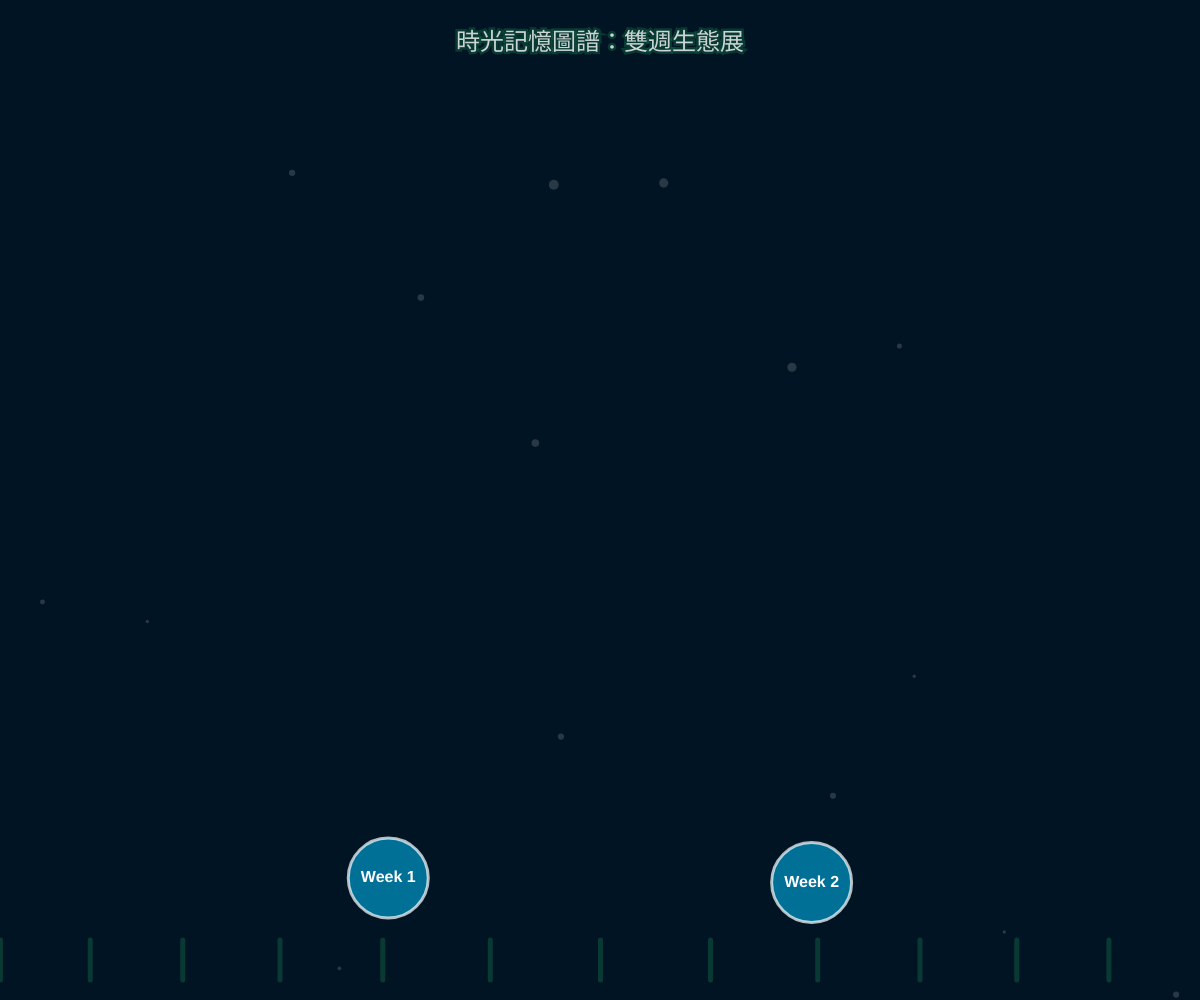
Frame 1 (no input)
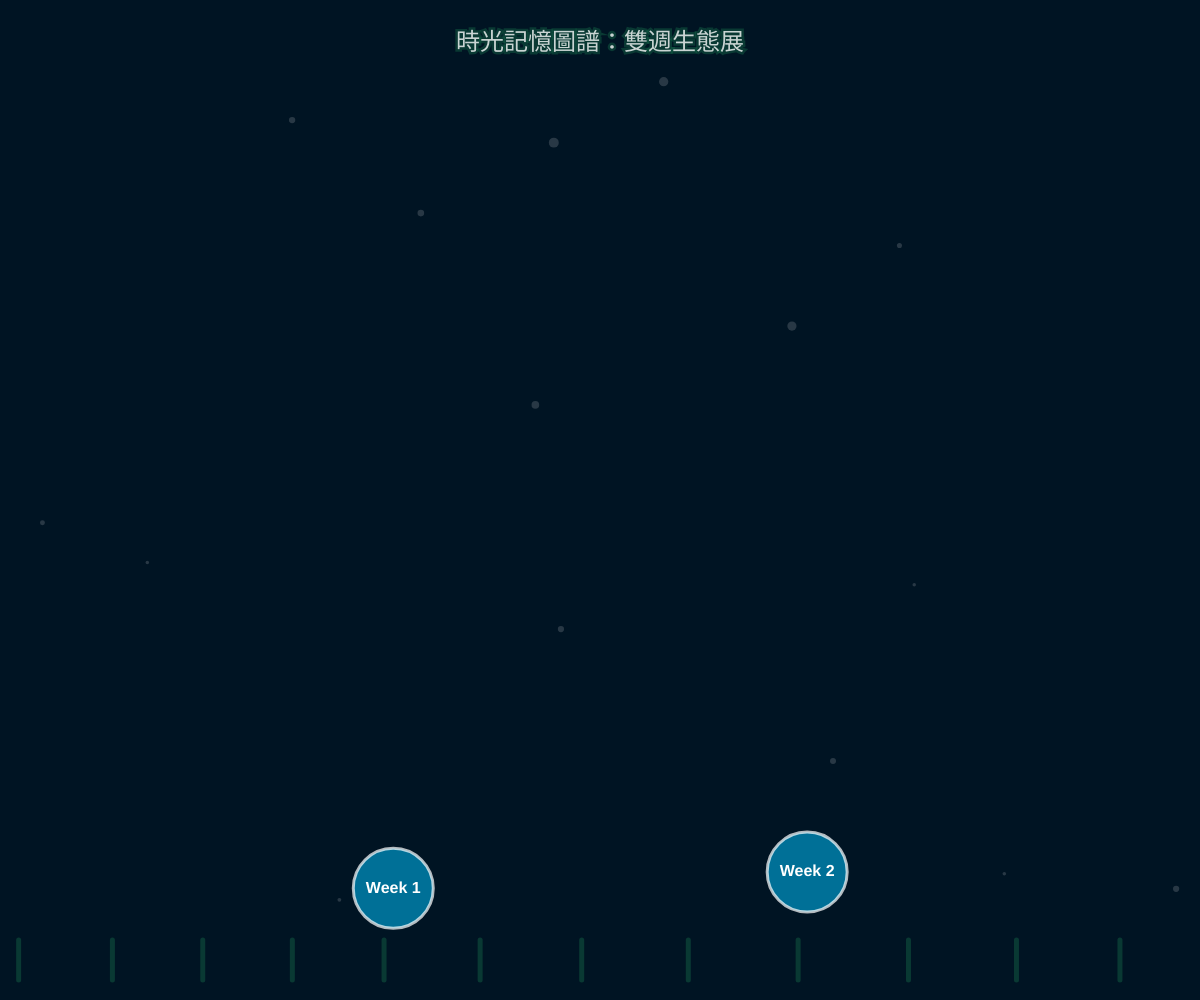
Frame 60 (no input)
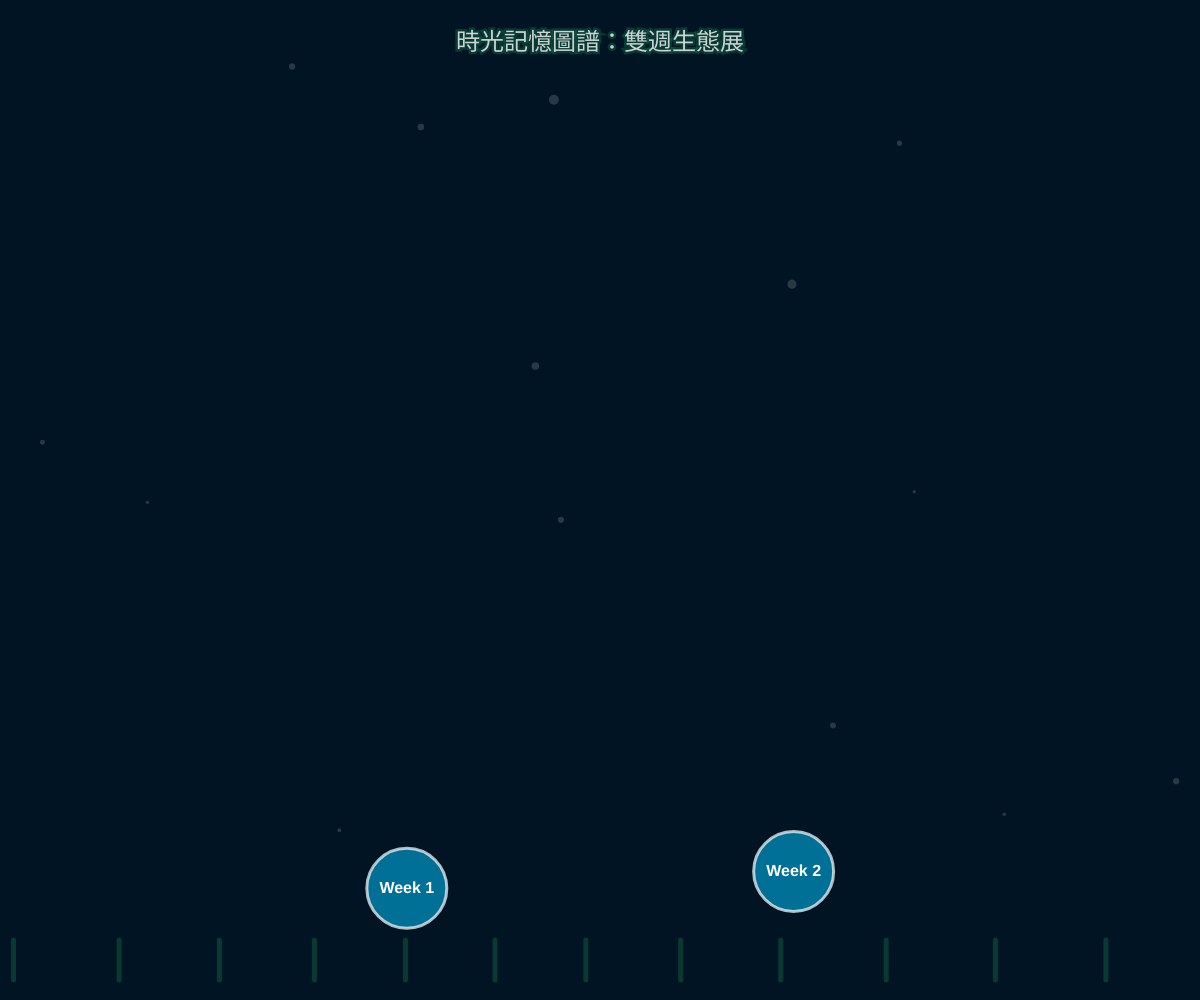
Frame 120 (the mouse pressed at the canvas centre since frame 60)

The p5.js sketch that drew these frames (run headless with seeded random() and noise() and a simulated clock; from frame 60 on, the mouse is pressed at the canvas centre):

// p5.js sketch
// ── sketch.js
let colonies = [];
let bubbles = [];
let numWeeks = 2; // 只顯示兩週

function setup() {
  createCanvas(windowWidth, windowHeight);
  
  // 初始化兩個生態聚落
  // 一個放在左側 (1/3 處)，一個放在右側 (2/3 處)
  for (let i = 0; i < numWeeks; i++) {
    let x = width * (i + 1) / (numWeeks + 1);
    let y = height - 120;
    colonies.push(new Colony(i + 1, x, y));
  }
  
  // 背景小氣泡
  for (let i = 0; i < 15; i++) {
    bubbles.push({
      x: random(width),
      y: random(height),
      speed: random(0.5, 2),
      size: random(3, 10)
    });
  }
}

function draw() {
  // 每次重繪前預設為箭頭，若有懸停到任何聚落才會在下方改為手勢
  cursor(ARROW);

  background(0, 20, 35); // 深海藍
  
  drawBubbles();
  drawSeaGrass();
  
  // 顯示上方標題
  fill(255, 200);
  textAlign(CENTER);
  textSize(24);
  text("時光記憶圖譜：雙週生態展", width/2, 50);

  // 更新並顯示 Week 1 與 Week 2 聚落
  for (let c of colonies) {
    c.update();
    c.display();
  }
}

class Colony {
  constructor(week, x, y) {
    this.week = week;
    this.baseX = x;
    this.baseY = y;
    this.angle = random(TWO_PI);
    this.size = 80; // 聚落稍微加大，視覺較豐富
  }

  update() {
    // 緩慢的水流晃動
    this.x = this.baseX + sin(frameCount * 0.02 + this.angle) * 12;
    this.y = this.baseY + cos(frameCount * 0.02 + this.angle) * 10;
  }

  display() {
    let d = dist(mouseX, mouseY, this.x, this.y);
    let isHover = d < this.size / 2;

    push();
    translate(this.x, this.y);
    
    // 滑鼠移上去時的發光效果
    if (isHover) {
      noStroke();
      fill(0, 255, 255, 40);
      ellipse(0, 0, this.size * 1.5);
      cursor(HAND);
    }
    
    // 聚落主體 (像是一個海底發光體)
    stroke(255, 180);
    strokeWeight(3);
    fill(isHover ? color(255, 200, 50) : color(0, 150, 200, 180));
    ellipse(0, 0, this.size);

    // 週次文字
    noStroke();
    fill(255);
    textAlign(CENTER, CENTER);
    textStyle(BOLD);
    textSize(16);
    text("Week " + this.week, 0, 0);
    pop();
  }

  clicked() {
    let d = dist(mouseX, mouseY, this.x, this.y);
    if (d < this.size / 2) {
      // 點擊後，讓本目錄下的 iframe 載入對應週次的資料夾
      let targetURL = "week" + this.week + "/week" + this.week + ".html";
      let frame = document.getElementById('myIframe');
      if(frame) frame.src = targetURL;
      console.log("切換至：" + targetURL);
    }
  }
}

// 點擊事件
function mousePressed() {
  for (let c of colonies) {
    c.clicked();
  }
}

// 海草與氣泡繪製 (維持原本邏輯)
function drawSeaGrass() {
  stroke(20, 100, 70, 120);
  strokeWeight(5);
  for (let x = 0; x < width; x += 100) {
    beginShape();
    noFill();
    for (let y = height; y > height - 100; y -= 20) {
      let xOff = sin(frameCount * 0.02 + x) * 20;
      curveVertex(x + xOff, y);
    }
    endShape();
  }
}

function drawBubbles() {
  noStroke();
  fill(255, 40);
  for (let b of bubbles) {
    ellipse(b.x, b.y, b.size);
    b.y -= b.speed;
    if (b.y < -20) b.y = height + 20;
  }
}

function windowResized() {
  resizeCanvas(windowWidth, windowHeight);
}
// ── style.css
/* Basic Reset & Background Canvas */
body {
  margin: 0;
  padding: 0;
  font-family: 'Helvetica Neue', Helvetica, Arial, sans-serif;
  background-color: #050a1e; /* Match p5.js background */
  color: #f0f0f0;
  text-align: center;
  overflow: hidden; /* Hide scrollbars from the main page */
}

canvas {
  position: fixed;
  top: 0;
  left: 0;
  z-index: -1;
}

/* Header and Navigation */
header {
  padding: 20px;
  background-color: rgba(0, 0, 0, 0.3);
  backdrop-filter: blur(5px);
}

h1 {
  margin: 0 0 20px 0;
  font-size: 2.5em;
  font-weight: 300;
  letter-spacing: 2px;
}

nav ul {
  list-style: none;
  padding: 0;
  margin: 0;
  display: flex;
  justify-content: center;
  flex-wrap: wrap;
  gap: 15px;
}

nav a {
  color: #96d4ff;
  text-decoration: none;
  font-size: 1.1em;
  padding: 8px 15px;
  border: 1px solid #96d4ff;
  border-radius: 5px;
  transition: background-color 0.3s, color 0.3s;
}

nav a:hover, nav a:focus {
  background-color: #96d4ff;
  color: #050a1e;
}

/* Main Content Iframe */
main {
  padding-top: 20px;
}

iframe {
  width: 80%;
  max-width: 900px;
  height: 60vh;
  border: 2px solid rgba(150, 212, 255, 0.5);
  border-radius: 10px;
  background-color: rgba(255, 255, 255, 0.95);
}
